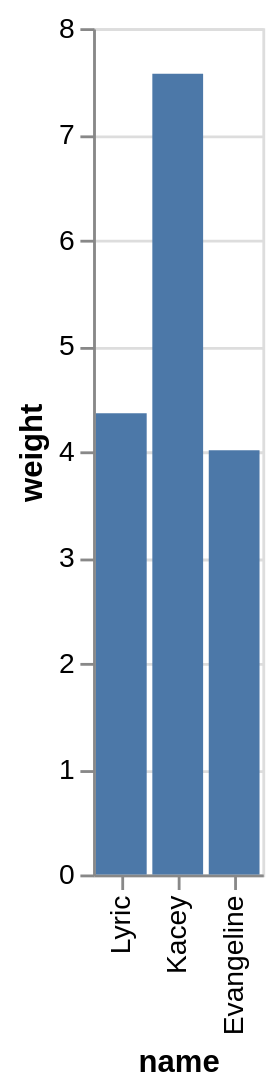

The Vega-Lite source for this figure:
### Vega-Lite specification from a JSON file in a GitHub repository (floating-point values rounded to 4 significant figures)
{"data": {"values": [{"x_data": "Lyric", "y_data": 4.36}, {"x_data": "Kacey", "y_data": 7.57}, {"x_data": "Evangeline", "y_data": 4.01}]}, "mark": "bar", "encoding": {"x": {"field": "x_data", "type": "nominal", "title": "name", "sort": "descending"}, "y": {"field": "y_data", "type": "quantitative", "title": "weight"}}}
